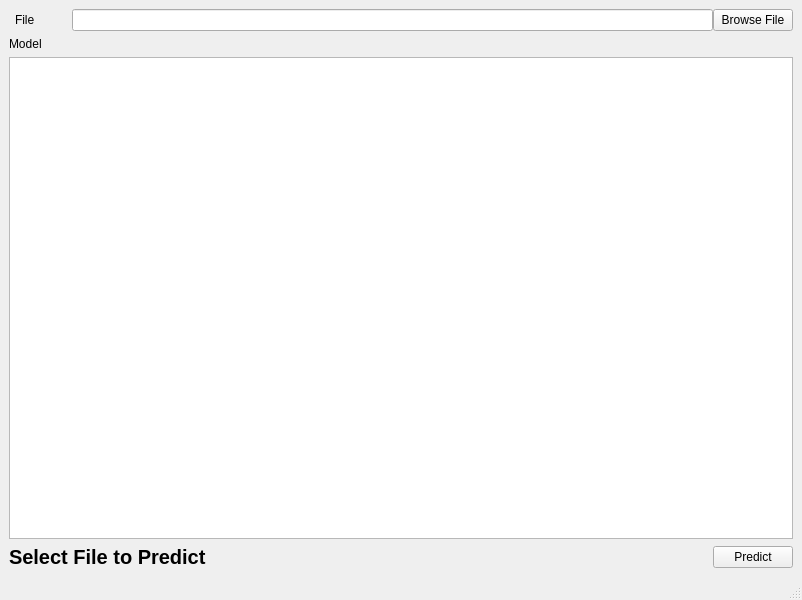
<?xml version="1.0" encoding="UTF-8"?>
<ui version="4.0">
 <class>NonCNNPredict</class>
 <widget class="QMainWindow" name="NonCNNPredict">
  <property name="geometry">
   <rect>
    <x>0</x>
    <y>0</y>
    <width>802</width>
    <height>600</height>
   </rect>
  </property>
  <property name="windowTitle">
   <string>Non CNN Model</string>
  </property>
  <widget class="QWidget" name="centralwidget">
   <property name="enabled">
    <bool>true</bool>
   </property>
   <property name="minimumSize">
    <size>
     <width>800</width>
     <height>559</height>
    </size>
   </property>
   <property name="autoFillBackground">
    <bool>true</bool>
   </property>
   <layout class="QVBoxLayout" name="verticalLayout">
    <item>
     <layout class="QFormLayout" name="formLayout">
      <property name="sizeConstraint">
       <enum>QLayout::SetDefaultConstraint</enum>
      </property>
      <property name="fieldGrowthPolicy">
       <enum>QFormLayout::AllNonFixedFieldsGrow</enum>
      </property>
      <property name="rowWrapPolicy">
       <enum>QFormLayout::DontWrapRows</enum>
      </property>
      <property name="labelAlignment">
       <set>Qt::AlignCenter</set>
      </property>
      <property name="formAlignment">
       <set>Qt::AlignCenter</set>
      </property>
      <property name="horizontalSpacing">
       <number>30</number>
      </property>
      <item row="0" column="0">
       <widget class="QLabel" name="fileLabel">
        <property name="text">
         <string>File</string>
        </property>
       </widget>
      </item>
      <item row="0" column="1">
       <widget class="QWidget" name="fileWidget" native="true">
        <layout class="QHBoxLayout" name="horizontalLayout">
         <property name="spacing">
          <number>0</number>
         </property>
         <property name="leftMargin">
          <number>0</number>
         </property>
         <property name="topMargin">
          <number>0</number>
         </property>
         <property name="rightMargin">
          <number>0</number>
         </property>
         <property name="bottomMargin">
          <number>0</number>
         </property>
         <item>
          <widget class="QLineEdit" name="filePathTxt"/>
         </item>
         <item>
          <widget class="QPushButton" name="browseFileBtn">
           <property name="text">
            <string>Browse File</string>
           </property>
           <property name="checkable">
            <bool>false</bool>
           </property>
          </widget>
         </item>
        </layout>
       </widget>
      </item>
      <item row="1" column="0">
       <widget class="QLabel" name="modelLabel">
        <property name="text">
         <string>Model</string>
        </property>
       </widget>
      </item>
      <item row="1" column="1">
       <widget class="QWidget" name="modelWidget" native="true">
        <layout class="QHBoxLayout" name="horizontalLayout_3">
         <property name="spacing">
          <number>0</number>
         </property>
         <property name="leftMargin">
          <number>0</number>
         </property>
         <property name="topMargin">
          <number>0</number>
         </property>
         <property name="rightMargin">
          <number>0</number>
         </property>
         <property name="bottomMargin">
          <number>0</number>
         </property>
        </layout>
       </widget>
      </item>
     </layout>
    </item>
    <item>
     <widget class="QGraphicsView" name="graphicsView"/>
    </item>
    <item>
     <layout class="QHBoxLayout" name="predictContainer">
      <item>
       <widget class="QLabel" name="predictLabel">
        <property name="font">
         <font>
          <pointsize>15</pointsize>
          <weight>75</weight>
          <bold>true</bold>
         </font>
        </property>
        <property name="text">
         <string>Select File to Predict</string>
        </property>
       </widget>
      </item>
      <item>
       <widget class="QPushButton" name="predictBtn">
        <property name="sizePolicy">
         <sizepolicy hsizetype="Fixed" vsizetype="Fixed">
          <horstretch>0</horstretch>
          <verstretch>0</verstretch>
         </sizepolicy>
        </property>
        <property name="text">
         <string>Predict</string>
        </property>
       </widget>
      </item>
     </layout>
    </item>
   </layout>
  </widget>
  <widget class="QStatusBar" name="statusBar"/>
  <action name="actionLoad">
   <property name="text">
    <string>Load Image</string>
   </property>
  </action>
  <action name="actionCNN">
   <property name="text">
    <string>CNN</string>
   </property>
  </action>
  <action name="actionNon_CNN">
   <property name="text">
    <string>Non-CNN</string>
   </property>
  </action>
  <action name="actionLoad_Video">
   <property name="text">
    <string>Load Video</string>
   </property>
  </action>
 </widget>
 <resources/>
 <connections/>
</ui>
